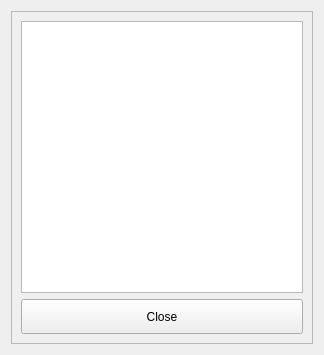
<?xml version="1.0" encoding="UTF-8"?>
<ui version="4.0">
 <class>SyncInfo</class>
 <widget class="QDialog" name="SyncInfo">
  <property name="geometry">
   <rect>
    <x>0</x>
    <y>0</y>
    <width>324</width>
    <height>355</height>
   </rect>
  </property>
  <property name="windowTitle">
   <string>Info</string>
  </property>
  <layout class="QVBoxLayout" name="verticalLayout_2">
   <item>
    <widget class="QFrame" name="frame">
     <property name="frameShape">
      <enum>QFrame::StyledPanel</enum>
     </property>
     <property name="frameShadow">
      <enum>QFrame::Raised</enum>
     </property>
     <layout class="QVBoxLayout" name="verticalLayout">
      <item>
       <widget class="QTextBrowser" name="textBrowser"/>
      </item>
      <item>
       <widget class="QToolButton" name="btnClose">
        <property name="sizePolicy">
         <sizepolicy hsizetype="Preferred" vsizetype="Fixed">
          <horstretch>0</horstretch>
          <verstretch>0</verstretch>
         </sizepolicy>
        </property>
        <property name="minimumSize">
         <size>
          <width>0</width>
          <height>35</height>
         </size>
        </property>
        <property name="text">
         <string>Close</string>
        </property>
       </widget>
      </item>
     </layout>
    </widget>
   </item>
  </layout>
 </widget>
 <resources/>
 <connections/>
</ui>
